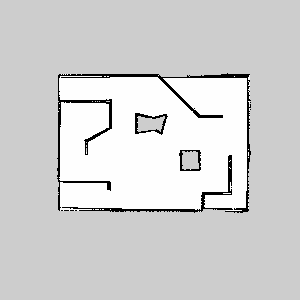
#> input picture data/my_world_map_test.pgm, 300 x 300 px; its folder holds only this picture in this run
$ python -i shortestpath.py   (imports and definitions only)
#> lines starting #> are read from the running program, lines starting #| are printed output that depends on the picture; after the words box and inside, x2 and y2 are one past the last pixel; in counts of white or black regions, pixels touching at a corner belong together
import cv2
import numpy as np
import heapq

# Paths to the image and waypoints files
WAYPOINTS_PATH1 = "../data/waypoints1.txt"
WAYPOINTS_PATH2 = "../data/waypoints2.txt"
OUTPUT_PATH = "../data/output_path.txt"
PARAMETER_FILE_PATH = "../config/params.config"

# [48 lines left out: functions load_parameters, read_waypoints, get_navigatable_regions, not called in this run]

def preprocess_image(img):
    print("Read map\nPre-Processing map image")

    # Convert to grayscale and binarize
    gray = cv2.cvtColor(img, cv2.COLOR_BGR2GRAY)
    _, img_ = cv2.threshold(gray, 250, 255, cv2.THRESH_BINARY)

    # Apply morphological operations
    print("--Applying morphological operations onto image--")
    erode_kernel = cv2.getStructuringElement(cv2.MORPH_ELLIPSE, (robot_width, robot_height))
    img_ = cv2.morphologyEx(img_, cv2.MORPH_ERODE, erode_kernel)
    print("Erosion Kernel for robot size applied")

    open_kernel = cv2.getStructuringElement(cv2.MORPH_RECT, (open_kernel_width, open_kernel_height))
    img_ = cv2.morphologyEx(img_, cv2.MORPH_OPEN, open_kernel)
    print("Open Kernel applied")

    # Inflate obstacles
    print("--Inverting the image to apply dilation on black walls--")
    img_ = cv2.bitwise_not(img_)
    dilation_kernel = cv2.getStructuringElement(cv2.MORPH_ELLIPSE, (dilate_kernel_width, dilate_kernel_height))
    img_ = cv2.dilate(img_, dilation_kernel)
    img_ = cv2.bitwise_not(img_)
    print("Dilation applied to inflate the walls")

    return img_

# [22 lines left out: function plot_image, not called in this run]

def heuristic(a, b):
    return abs(a[0] - b[0]) + abs(a[1] - b[1])  # Manhattan distance

# [30 lines left out: function a_star_search, not called in this run]

def convert_to_tuples(navigable_regions):
    return [(int(point[0]), int(point[1])) for point in navigable_regions]

# [26 lines left out: functions save_path_to_file, combined_waypoints, not called in this run]

# [22 lines not run here, left out]

>>> import cv2
>>> picture = cv2.imread('../data/my_world_map_test.pgm')
#> picture is the input picture: shape (300, 300, 3); min 0, max 254, mean 210.8
>>> result = preprocess_image(picture)
#> in preprocess_image, `_, img_ = cv2.threshold(gray, 250, 255, cv2.THRESH_BINARY)`:
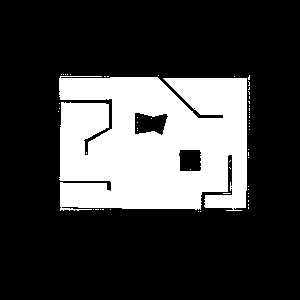
#> img_: shape (300, 300); 25.2% white; 55 white regions (54 under 20 px), largest, box (x1, y1, x2, y2) and area: (59, 76, 247, 211) 22554
#> (the run stopped early here; a loop or call above may not have finished)
